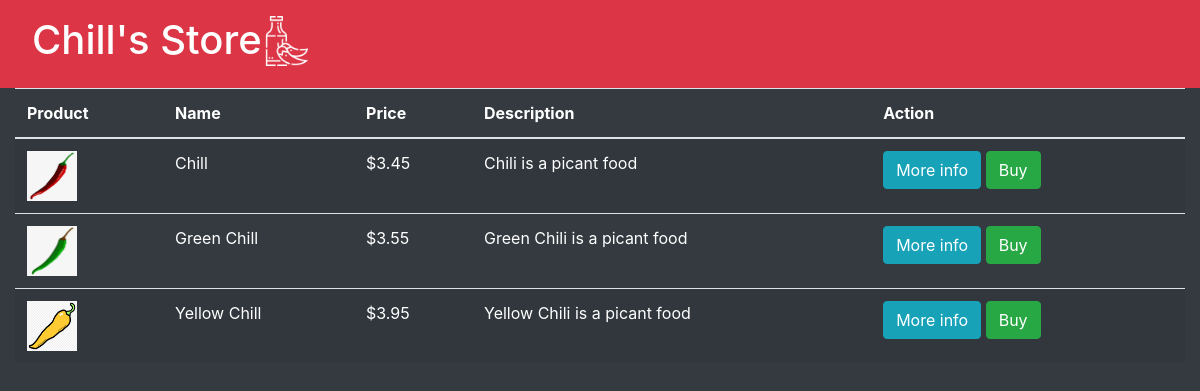
Page /products on the committed database.
### application/models.py (models this page shows, shortened)
class Store(database.Model):
    __tablename__ = 'products'
    id = database.Column(database.Integer(), primary_key=True)
    product = database.Column(database.String(length=100), nullable=False)
    name = database.Column(database.String(length=50), nullable=False, unique=True)
    barcode = database.Column(database.String(length=20), nullable=False, unique=True)
    price = database.Column(database.Float(), nullable=False)
    description = database.Column(database.String(length=100), nullable=False, unique=True)
    datetime = database.Column(database.DateTime(timezone=True), default=datetime.datetime.now())
    @classmethod
    def select_all_products(cls) -> list:
        for product in database.session.query(Store).all():
            yield product

### application/routes.py (the view)
@app.route('/products')
def products():
    return render_template('products.html', products=Store.select_all_products())

### application/templates/products.html (shortened to what this page needs)
{% extends 'base.html' %}
{% block content %}
    <div class="table-responsive">
    <table class="table text-white table-striped table-hover" id="tab">
        <thead>
            <tr>
                <th>Product</th>
                <th>Name</th>
                <th>Price</th>
                <th>Description</th>
                <th>Action</th>
            </tr>
        </thead>
        <tbody>
            {% for product in products %}
                <tr>
                    <td><img src="static/imgs/{{ product.product }}.png" width="50px" height="50px"></td>
                    <td>{{product.name}}</td>
                    <td>${{product.price}}</td>
                    <td>{{product.description}}</td>
                    <td>
                        <button class="btn btn-info button" id="btn1">More info</button>
                        <button class="btn btn-success button" id="btn2">Buy</button>
                    </td>
                </tr>
            {% endfor %}
        </tbody>
    </table>
        </div>
{% endblock %}

### application/templates/base.html (shortened to what this page needs)
<!DOCTYPE html>
<html lang="pt-BR">
<head>
    <link rel="stylesheet" href="https://cdn.jsdelivr.net/npm/bootstrap@4.5.3/dist/css/bootstrap.min.css">
    <link rel="stylesheet" type="text/css" href="{{ url_for('static', filename='styles/base.css') }}">
</head>
<body class="bg-dark" onresize="change_table()">
    <header>
        <nav class="nav nav-bar bg-danger p-3 w-100">
            <h1 class="pl-3 text-white display-5">Chill's Store</h1>
            <img class="chill-nav" src="{{ url_for('static', filename='logos/molho-picante.png') }}" width="50px" height="50px">
        </nav>
    </header>
    <main class="container-fluid">
            {% block content %}
            {% endblock %}
    </main>
</body>
</html>

### application/static/styles/base.css (style rules this page uses)
* { box-sizing: border-box!important; }
html { font-size: 1rem; }
.chill-nav { -webkit-filter: invert(100%); filter: invert(100%); }
img[class="chill-nav"] { width=10px; height=10px; }

### rows in the picture
Store: shows a picture, name "Chill", price "3.45", description "Chili is a picant food"
Store: product (picture), name "Green Chill", price "3.55", description "Green Chili is a picant food"
Store: product (picture), name "Yellow Chill", price "3.95", description "Yellow Chili is a picant food"
